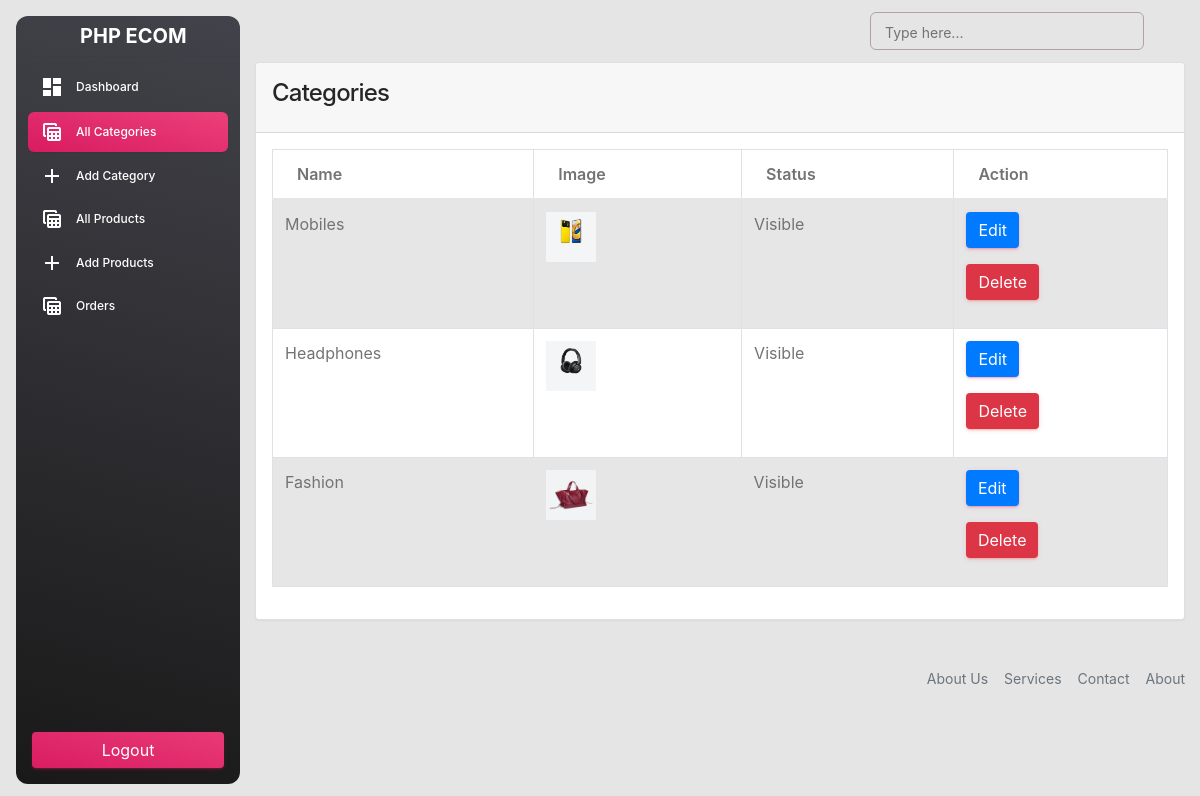
Screenshot of /admin/category.php (signed in) with the database file from the repository.
### tables this page shows
CREATE TABLE `categories` (
  `id` int(11) NOT NULL,
  `name` varchar(191) NOT NULL,
  `slug` varchar(191) NOT NULL,
  `description` mediumtext DEFAULT NULL,
  `status` tinyint(4) NOT NULL DEFAULT 0,
  `popular` tinyint(4) NOT NULL DEFAULT 0,
  `image` varchar(191) NOT NULL,
  `meta_title` varchar(191) NOT NULL,
  `meta_description` mediumtext NOT NULL,
  `meta_keywords` mediumtext NOT NULL,
  `created_at` timestamp NOT NULL DEFAULT current_timestamp()
);

### functions/myfunctions.php (called while the page is built, shortened)
<?php
include('../config/dbcon.php');
function getAll($table)
{
    global $con;
    $query = "SELECT * FROM $table";
    return $query_run = mysqli_query($con, $query);
}
?>

### admin/category.php (the view, shortened to what this page needs)
<?php include('includes/header.php');
?>
<div class="container">
    <div class="row">
    <div class="col-md-12">
        <div class="card">
            <div class="card-header">
                <h4>Categories</h4>
            </div>
            <div class="card-body" id="category_table">
                <table class="table table-bordered table-striped">
                    <thead>
                        <tr>
                            <th>Name</th>
                            <th>Image</th>
                            <th>Status</th>
                            <th>Action</th>
                        </tr>
                    </thead>
                    <tbody>
                        <?php
                            $category = getAll("categories");
                            if(mysqli_num_rows($category) > 0)
                            {
                                foreach($category as $item)
                                {
                                    ?>
                                        <tr>
                                            <td> <?= $item['name']; ?> </td>
                                            <td>
                                                <img src="../uploads/<?= $item['image'];?>" width="50px" height="50px" alt="<?= $item['name'];?>">
                                            </td>
                                            <td>
                                                <?= $item['status'] == '0' ? "Visible":"Hidden" ?>
                                            </td>
                                            <td>
                                                <a href="edit-category.php?id=<?= $item['id'];?>" class="btn btn-primary">Edit</a>
                                                <form action="code.php" method="POST">
                                                    <button class="btn btn-danger" type="submit" name="delete_category_btn">Delete</button>
                                                </form>
                                            </td>
                                        </tr>
                                    <?php
                                }
                            }
                            else
                            {
                                echo "no records found";
                            }
                        ?>
                    </tbody>
                </table>
            </div>
        </div>
    </div>
</div>
</div>
<?php include('includes/footer.php'); ?>

### rows the page displays
categories: name "Mobiles", image (picture), status "Visible"
categories: name "Headphones", image (picture), status "Visible"
categories: name "Fashion", image (picture), status "Visible"
